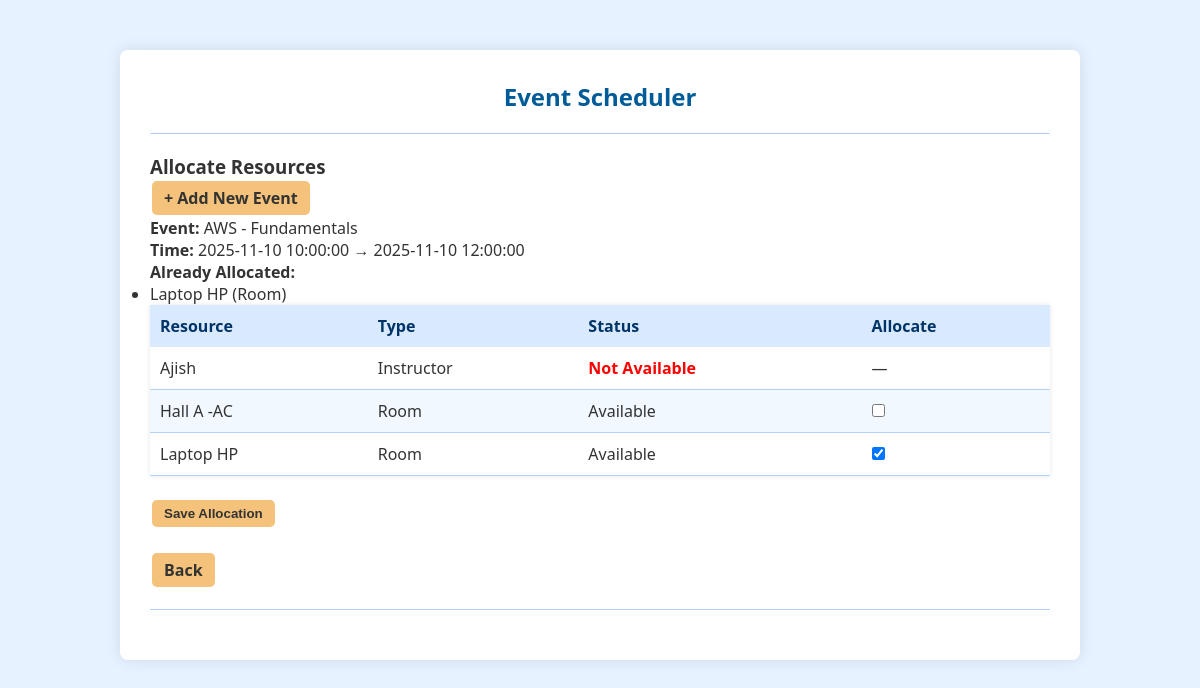
Page /events/3/allocate on the committed database.
### tables this page shows
CREATE TABLE Event (
            event_id INTEGER PRIMARY KEY AUTOINCREMENT,
            title TEXT NOT NULL,
            start_time TEXT NOT NULL,
            end_time TEXT NOT NULL,
            description TEXT
        );

CREATE TABLE Resource (
            resource_id INTEGER PRIMARY KEY AUTOINCREMENT,
            resource_name TEXT NOT NULL,
            resource_type TEXT NOT NULL
        );

### app.py (the view, shortened to what this page needs)
@app.route("/events/<int:event_id>/allocate", methods=["GET", "POST"])
def allocate_resources(event_id):
    con = sqlite3.connect(db_name)
    cur = con.cursor()
    cur.execute("SELECT * FROM Event WHERE event_id = ?", (event_id,))
    event = cur.fetchone()
    if not event:
        flash("Event not found.")
        con.close()
        return redirect(url_for("list_events"))
    cur.execute("SELECT * FROM Resource ORDER BY resource_name")
    resources = cur.fetchall()
    cur.execute("SELECT * FROM EventResourceAllocation WHERE event_id = ?", (event_id,))
    current_allocs = cur.fetchall()
    current_map = {a[2]: a for a in current_allocs}
    event_start = datetime.fromisoformat(event[2])
    event_end = datetime.fromisoformat(event[3])
    availability = {}
    for r in resources:
        res_id = r[0]
        cur.execute("""
            SELECT e.start_time, e.end_time
            FROM EventResourceAllocation a
            JOIN Event e ON a.event_id = e.event_id
            WHERE a.resource_id = ? AND e.event_id != ?
        """, (res_id, event_id))
        rows = cur.fetchall()
        free = True
        for s, e in rows:
            s_dt = datetime.fromisoformat(s)
            e_dt = datetime.fromisoformat(e)
            if event_start < e_dt and s_dt < event_end:
                free = False
                break
        availability[res_id] = free
    con.close()
    return render_template(
        "allocations.html",
        event=event,
        resources=resources,
        current_allocs=current_allocs,
        current_map=current_map,
        availability=availability,
        conflicts=[]
    )

### templates/allocations.html (shortened to what this page needs)
{% extends "index.html" %}
{% block content %}
<h3>Allocate Resources</h3>
<a href="{{ url_for('create_event') }}" class="btn">+ Add New Event</a>
<p><strong>Event:</strong> {{ event[1] }}</p>
<p><strong>Time:</strong> {{ event[2] }} → {{ event[3] }}</p>
{% if current_allocs %}
<h4>Already Allocated:</h4>
<ul>
    {% for alloc in current_allocs %}
        {% set res_id = alloc[2] %}
        {% for r in resources %}
            {% if r[0] == res_id %}
                <li>{{ r[1] }} ({{ r[2] }})</li>
            {% endif %}
        {% endfor %}
    {% endfor %}
</ul>
{% endif %}
<form method="POST">
    <table class="resource-table">
        <thead>
            <tr>
                <th>Resource</th>
                <th>Type</th>
                <th>Status</th>
                <th>Allocate</th>
            </tr>
        </thead>
        <tbody>
            {% for r in resources %}
            <tr>
                <td>{{ r[1] }}</td>
                <td>{{ r[2] }}</td>
                <td>
                    {% if availability[r[0]] %}
                        Available
                    {% else %}
                        <span class="not-available">Not Available</span>
                    {% endif %}
                </td>
                <td>
                    {% if availability[r[0]] %}
                        <input type="checkbox" name="use_{{ r[0] }}"
                        {% if r[0] in current_map %}checked{% endif %}>
                    {% else %}
                        —
                    {% endif %}
                </td>
            </tr>
            {% endfor %}
        </tbody>
    </table>
    <br>
    <button type="submit" class="btn">Save Allocation</button>
</form>
<br>
<a href="{{ url_for('list_events') }}" class="btn">Back</a>
{% endblock %}

### templates/index.html (shortened to what this page needs)
<!DOCTYPE html>
<html>
<head>
    <link rel="stylesheet" href="/static/style.css">
</head>
<body>
<div class="container">
    <h2>Event Scheduler</h2>
    <hr class="divider">
    <div class="content-block">
      {% block content %}{% endblock %}
    </div>
    <hr class="footer-divider">
</div>
</body>
</html>

### static/style.css (style rules this page uses)
body { font-family: 'Segoe UI', sans-serif; background-color: #e6f2ff; margin: 0; padding: 0; color: #333; }
.container { max-width: 900px; margin: 50px auto; background-color: #ffffff; padding: 30px; box-shadow: 0 0 15px rgba(0, 0, 0, 0.1); border-radius: 8px; }
h2 { color: #005b99; text-align: center; }
.divider, .footer-divider { border: none; height: 1px; background-color: #b3d1ff; margin: 20px 0; }
.content-block { margin-top: 20px; }
button, .btn { background-color: #f4c27a; color: #333; border: none; padding: 10px 18px; border-radius: 5px; cursor: pointer; font-weight: bold; transition: background-color 0.3s ease; }
.btn { display: inline-block; background-color: #f4c27a; color: #333; padding: 8px 14px; margin: 4px 2px; text-decoration: none; border-radius: 5px; font-weight: bold; transition: background-color 0.3s ease; }
.resource-table { width: 100%; border-collapse: collapse; background-color: #ffffff; box-shadow: 0 0 5px rgba(0,0,0,0.1); }
.resource-table th { background-color: #cce6ff; color: #003366; padding: 10px; text-align: left; }
.resource-table td { border-bottom: 1px solid #b3d1ff; padding: 10px; }
.not-available { color: red; font-weight: bold; }
.resource-table th { background-color: #d9eaff; color: #003366; padding: 10px; text-align: left; }
.resource-table tr:nth-child(even) { background-color: #f2f8ff; }
.btn { display: inline-block; background-color: #f4c27a; color: #333; padding: 6px 12px; margin: 2px; text-decoration: none; border-radius: 5px; font-weight: bold; transition: background-color 0.3s ease; }
* { margin: 0; padding: 0; }

### rows in the picture
Event: title "AWS - Fundamentals", start_time "2025-11-10 10:00:00", end_time "2025-11-10 12:00:00"
Resource: resource_name "Laptop HP", resource_type "Room", shows "Available", resource_id "☑"
Resource: resource_name "Ajish", resource_type "Instructor", shows "Not Available"
Resource: resource_name "Hall A -AC", resource_type "Room", shows "Available"
